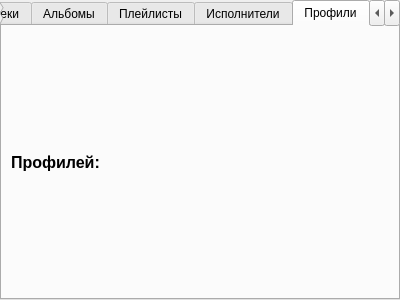
<?xml version="1.0" encoding="UTF-8"?>
<ui version="4.0">
 <class>SearchPage</class>
 <widget class="QTabWidget" name="SearchPage">
  <property name="geometry">
   <rect>
    <x>0</x>
    <y>0</y>
    <width>400</width>
    <height>300</height>
   </rect>
  </property>
  <property name="windowTitle">
   <string>TabWidget</string>
  </property>
  <property name="currentIndex">
   <number>5</number>
  </property>
  <widget class="QWidget" name="overviewTab">
   <attribute name="title">
    <string>Всё</string>
   </attribute>
   <layout class="QVBoxLayout" name="overviewTabLayout">
    <item>
     <widget class="QScrollArea" name="overviewScrollArea">
      <property name="horizontalScrollBarPolicy">
       <enum>Qt::ScrollBarAlwaysOff</enum>
      </property>
      <property name="widgetResizable">
       <bool>true</bool>
      </property>
      <widget class="QWidget" name="overviewContents">
       <property name="geometry">
        <rect>
         <x>0</x>
         <y>0</y>
         <width>376</width>
         <height>250</height>
        </rect>
       </property>
       <property name="sizePolicy">
        <sizepolicy hsizetype="Preferred" vsizetype="Minimum">
         <horstretch>0</horstretch>
         <verstretch>0</verstretch>
        </sizepolicy>
       </property>
       <layout class="QVBoxLayout" name="overviewContentsLayout">
        <property name="sizeConstraint">
         <enum>QLayout::SetMinAndMaxSize</enum>
        </property>
       </layout>
      </widget>
     </widget>
    </item>
   </layout>
  </widget>
  <widget class="QWidget" name="trackTab">
   <attribute name="title">
    <string>Треки</string>
   </attribute>
   <layout class="QVBoxLayout" name="trackTabLayout">
    <item>
     <widget class="QLabel" name="trackLabel">
      <property name="font">
       <font>
        <pointsize>12</pointsize>
        <weight>75</weight>
        <bold>true</bold>
       </font>
      </property>
      <property name="text">
       <string>Треков: </string>
      </property>
     </widget>
    </item>
    <item>
     <widget class="QTableWidget" name="tracksTable"/>
    </item>
   </layout>
  </widget>
  <widget class="QWidget" name="albumTab">
   <attribute name="title">
    <string>Альбомы</string>
   </attribute>
   <layout class="QVBoxLayout" name="albumTabLayout">
    <item>
     <widget class="QLabel" name="albumLabel">
      <property name="font">
       <font>
        <pointsize>12</pointsize>
        <weight>75</weight>
        <bold>true</bold>
       </font>
      </property>
      <property name="text">
       <string>Альбомов: </string>
      </property>
     </widget>
    </item>
   </layout>
  </widget>
  <widget class="QWidget" name="playlistTab">
   <attribute name="title">
    <string>Плейлисты</string>
   </attribute>
   <layout class="QVBoxLayout" name="playlistTabLayout">
    <item>
     <widget class="QLabel" name="playlistLabel">
      <property name="font">
       <font>
        <pointsize>12</pointsize>
        <weight>75</weight>
        <bold>true</bold>
       </font>
      </property>
      <property name="text">
       <string>Плейлистов: </string>
      </property>
     </widget>
    </item>
   </layout>
  </widget>
  <widget class="QWidget" name="artistTab">
   <attribute name="title">
    <string>Исполнители</string>
   </attribute>
   <layout class="QVBoxLayout" name="artistTabLayout">
    <item>
     <widget class="QLabel" name="artistLabel">
      <property name="font">
       <font>
        <pointsize>12</pointsize>
        <weight>75</weight>
        <bold>true</bold>
       </font>
      </property>
      <property name="text">
       <string>Исполнителей: </string>
      </property>
     </widget>
    </item>
   </layout>
  </widget>
  <widget class="QWidget" name="userTab">
   <attribute name="title">
    <string>Профили</string>
   </attribute>
   <layout class="QVBoxLayout" name="userTabLayout">
    <item>
     <widget class="QLabel" name="userLabel">
      <property name="font">
       <font>
        <pointsize>12</pointsize>
        <weight>75</weight>
        <bold>true</bold>
       </font>
      </property>
      <property name="text">
       <string>Профилей:</string>
      </property>
     </widget>
    </item>
   </layout>
  </widget>
  <widget class="QWidget" name="channelTab">
   <attribute name="title">
    <string>Каналы</string>
   </attribute>
   <layout class="QVBoxLayout" name="channelTabLayout">
    <item>
     <widget class="QLabel" name="channelLabel">
      <property name="font">
       <font>
        <pointsize>12</pointsize>
        <weight>75</weight>
        <bold>true</bold>
       </font>
      </property>
      <property name="text">
       <string>Каналов: </string>
      </property>
     </widget>
    </item>
    <item>
     <widget class="QScrollArea" name="channelScrollArea">
      <property name="widgetResizable">
       <bool>true</bool>
      </property>
      <widget class="QWidget" name="channelContents">
       <property name="geometry">
        <rect>
         <x>0</x>
         <y>0</y>
         <width>376</width>
         <height>229</height>
        </rect>
       </property>
       <property name="sizePolicy">
        <sizepolicy hsizetype="Preferred" vsizetype="Expanding">
         <horstretch>0</horstretch>
         <verstretch>0</verstretch>
        </sizepolicy>
       </property>
       <layout class="QVBoxLayout" name="verticalLayout_14">
        <item>
         <layout class="QGridLayout" name="channelGrid"/>
        </item>
       </layout>
      </widget>
     </widget>
    </item>
   </layout>
  </widget>
  <widget class="QWidget" name="podcastTab">
   <attribute name="title">
    <string>Подкасты</string>
   </attribute>
   <layout class="QVBoxLayout" name="podcastTabLayout">
    <item>
     <widget class="QLabel" name="podcastLabel">
      <property name="font">
       <font>
        <pointsize>12</pointsize>
        <weight>75</weight>
        <bold>true</bold>
       </font>
      </property>
      <property name="text">
       <string>Подкастов: </string>
      </property>
     </widget>
    </item>
    <item>
     <widget class="QScrollArea" name="podcastScrollArea">
      <property name="widgetResizable">
       <bool>true</bool>
      </property>
      <widget class="QWidget" name="podcastContents">
       <property name="geometry">
        <rect>
         <x>0</x>
         <y>0</y>
         <width>376</width>
         <height>229</height>
        </rect>
       </property>
       <property name="sizePolicy">
        <sizepolicy hsizetype="Preferred" vsizetype="Expanding">
         <horstretch>0</horstretch>
         <verstretch>0</verstretch>
        </sizepolicy>
       </property>
       <layout class="QVBoxLayout" name="verticalLayout_16">
        <item>
         <layout class="QGridLayout" name="podcastGrid"/>
        </item>
       </layout>
      </widget>
     </widget>
    </item>
   </layout>
  </widget>
  <widget class="QWidget" name="episodeTab">
   <attribute name="title">
    <string>Выпуски</string>
   </attribute>
   <layout class="QVBoxLayout" name="episodeTabLayout">
    <item>
     <widget class="QLabel" name="episodeLabel">
      <property name="font">
       <font>
        <pointsize>12</pointsize>
        <weight>75</weight>
        <bold>true</bold>
       </font>
      </property>
      <property name="text">
       <string>Выпусков:  </string>
      </property>
     </widget>
    </item>
    <item>
     <widget class="QScrollArea" name="episodeScrollArea">
      <property name="widgetResizable">
       <bool>true</bool>
      </property>
      <widget class="QWidget" name="episodeContents">
       <property name="geometry">
        <rect>
         <x>0</x>
         <y>0</y>
         <width>376</width>
         <height>229</height>
        </rect>
       </property>
       <property name="sizePolicy">
        <sizepolicy hsizetype="Preferred" vsizetype="Expanding">
         <horstretch>0</horstretch>
         <verstretch>0</verstretch>
        </sizepolicy>
       </property>
       <layout class="QVBoxLayout" name="verticalLayout_18">
        <item>
         <layout class="QGridLayout" name="episodeGrid"/>
        </item>
       </layout>
      </widget>
     </widget>
    </item>
   </layout>
  </widget>
  <widget class="QWidget" name="mixTab">
   <attribute name="title">
    <string>Миксы</string>
   </attribute>
   <layout class="QVBoxLayout" name="miaxTabLayout">
    <item>
     <widget class="QLabel" name="mixLabel">
      <property name="font">
       <font>
        <pointsize>12</pointsize>
        <weight>75</weight>
        <bold>true</bold>
       </font>
      </property>
      <property name="text">
       <string>Миксов: </string>
      </property>
     </widget>
    </item>
    <item>
     <widget class="QScrollArea" name="mixScrollArea">
      <property name="widgetResizable">
       <bool>true</bool>
      </property>
      <widget class="QWidget" name="mixContents">
       <property name="geometry">
        <rect>
         <x>0</x>
         <y>0</y>
         <width>376</width>
         <height>229</height>
        </rect>
       </property>
       <property name="sizePolicy">
        <sizepolicy hsizetype="Preferred" vsizetype="Expanding">
         <horstretch>0</horstretch>
         <verstretch>0</verstretch>
        </sizepolicy>
       </property>
       <layout class="QVBoxLayout" name="verticalLayout_20">
        <item>
         <layout class="QGridLayout" name="mixGrid"/>
        </item>
       </layout>
      </widget>
     </widget>
    </item>
   </layout>
  </widget>
 </widget>
 <resources/>
 <connections/>
</ui>
